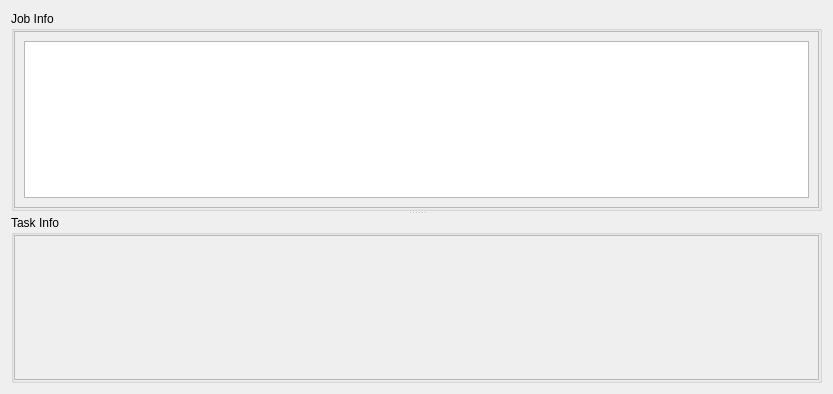
<?xml version="1.0" encoding="UTF-8"?>
<ui version="4.0">
 <class>JobInfoDialog</class>
 <widget class="QDialog" name="JobInfoDialog">
  <property name="geometry">
   <rect>
    <x>0</x>
    <y>0</y>
    <width>833</width>
    <height>394</height>
   </rect>
  </property>
  <property name="windowTitle">
   <string>JobInfo (jobid)</string>
  </property>
  <layout class="QVBoxLayout" name="verticalLayout">
   <item>
    <widget class="QSplitter" name="splitter">
     <property name="orientation">
      <enum>Qt::Vertical</enum>
     </property>
     <widget class="QGroupBox" name="jobInfo">
      <property name="sizePolicy">
       <sizepolicy hsizetype="Preferred" vsizetype="MinimumExpanding">
        <horstretch>0</horstretch>
        <verstretch>0</verstretch>
       </sizepolicy>
      </property>
      <property name="maximumSize">
       <size>
        <width>16777215</width>
        <height>200</height>
       </size>
      </property>
      <property name="title">
       <string>Job Info</string>
      </property>
      <layout class="QHBoxLayout" name="horizontalLayout">
       <property name="leftMargin">
        <number>0</number>
       </property>
       <property name="topMargin">
        <number>0</number>
       </property>
       <property name="rightMargin">
        <number>0</number>
       </property>
       <property name="bottomMargin">
        <number>0</number>
       </property>
       <item>
        <widget class="QScrollArea" name="jobInfo_scroll">
         <property name="widgetResizable">
          <bool>true</bool>
         </property>
         <widget class="QWidget" name="jobInfo_w">
          <property name="geometry">
           <rect>
            <x>0</x>
            <y>0</y>
            <width>809</width>
            <height>162</height>
           </rect>
          </property>
          <layout class="QVBoxLayout" name="verticalLayout_3">
           <item>
            <widget class="QTableWidget" name="details_table">
             <property name="alternatingRowColors">
              <bool>true</bool>
             </property>
             <attribute name="horizontalHeaderVisible">
              <bool>false</bool>
             </attribute>
             <attribute name="horizontalHeaderStretchLastSection">
              <bool>true</bool>
             </attribute>
             <attribute name="verticalHeaderVisible">
              <bool>false</bool>
             </attribute>
             <column>
              <property name="text">
               <string>Key</string>
              </property>
             </column>
             <column>
              <property name="text">
               <string>Value</string>
              </property>
             </column>
            </widget>
           </item>
          </layout>
         </widget>
        </widget>
       </item>
      </layout>
     </widget>
     <widget class="QGroupBox" name="taskInfo">
      <property name="title">
       <string>Task Info</string>
      </property>
      <layout class="QHBoxLayout" name="horizontalLayout_2">
       <property name="leftMargin">
        <number>0</number>
       </property>
       <property name="topMargin">
        <number>0</number>
       </property>
       <property name="rightMargin">
        <number>0</number>
       </property>
       <property name="bottomMargin">
        <number>0</number>
       </property>
       <item>
        <widget class="QScrollArea" name="taskInfo_scroll">
         <property name="widgetResizable">
          <bool>true</bool>
         </property>
         <widget class="QWidget" name="taskInfo_w">
          <property name="geometry">
           <rect>
            <x>0</x>
            <y>0</y>
            <width>809</width>
            <height>161</height>
           </rect>
          </property>
          <layout class="QVBoxLayout" name="verticalLayout_2"/>
         </widget>
        </widget>
       </item>
      </layout>
     </widget>
    </widget>
   </item>
  </layout>
 </widget>
 <resources/>
 <connections/>
</ui>
